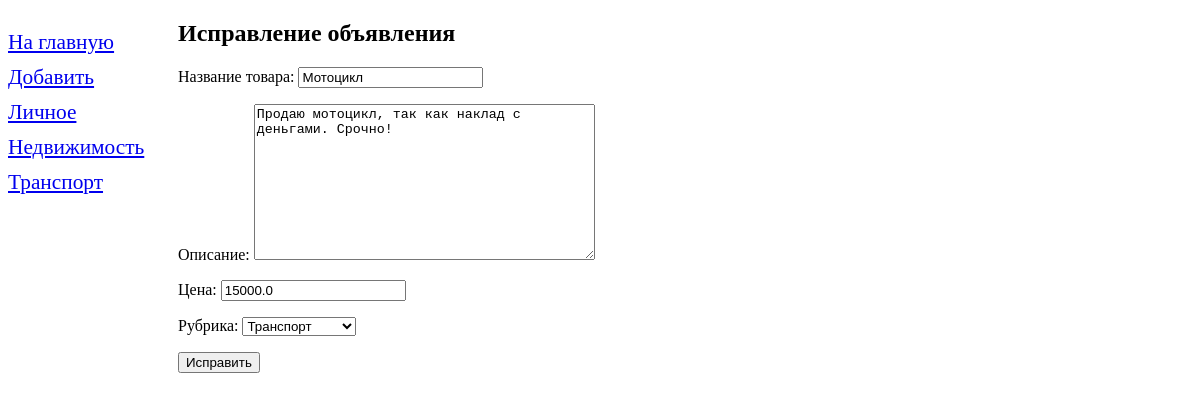
/bboard/edit/60, run on the app's committed database.
### bboard/models.py (models this page shows, shortened)
class Rubric(models.Model):
	name = models.CharField(max_length = 20, db_index = True, verbose_name = 'Название')
	def __str__(self):
		return self.name
	class Meta:
		verbose_name_plural = 'Рубрики'
		verbose_name = 'Рубрика'
		ordering = ['name']

class Bb(models.Model):
	title = models.CharField(max_length = 50, verbose_name = 'Название товара', validators = [validators.RegexValidator(regex = '')], error_messages = {'invalid':'Неправильное заполнение названия, уберите пожалуйста спец. символы'} ) # Текстовый тип данных, который говорит, что максимум 50 символов
	content = models.TextField(null = True, blank = True, verbose_name = 'Описание') # Тоже текстовый, но в этот раз неограничен по символам (необязателен к заполнению)
	price = models.FloatField(null = True, blank = True, verbose_name = 'Цена') # цифро-вещественный (необязателен)
	published = models.DateTimeField(auto_now_add = True, db_index = True, verbose_name = 'Дата публикации') # Дата и время (выставвляется само) db_index выставляет индексы в базе данных (понадобиться позже, когда будем соритровать по времени)
	rubric = models.ForeignKey('Rubric', null = True, on_delete = models.PROTECT, verbose_name = 'Рубрика') # Тут у нас связь один к многим (используется в выезжающем списке)
	class Meta:
		verbose_name_plural = 'Объявления' # Название модели в множественном числе
		verbose_name = 'Объявление' # Просто название модели
		ordering = ['-published'] # Соритровка полей по умолчанию

### bboard/views.py (the view)
# urls.py: path('edit/<int:pk>', BbEditView.as_view(), name = 'edit'), # Для изменения объявления
class BbEditView(SuccessMessageMixin, UpdateView): # Для изменения объявления
	model = Bb # Модель в которой будут происходит изменения
	form_class = BbForm # Форма в которую первоначальо занасились данные
	success_url = '/bboard' # Адрес куда будет перенапрвлен пользователь после смены данных
	success_message = 'Обявление "%(title)s" успешно изменено' # Тут нельзя почему-то использовать format
	def get_context_data (self, *args, **kwargs):
		context = super().get_context_data(*args, **kwargs)
		context['rubrics'] = Rubric.objects.all()
		return context

### bboard/forms.py
class BbForm(ModelForm):
	class Meta:
		model = Bb
		fields = ('title', 'content','price','rubric')

### bboard/templates/bboard/bb_form.html (shortened to what this page needs)
<!DOCTYPE html>
<html>
<head>
</head>
<body>
	{% extends 'layout/basic.html' %}
	{% block content %}
	<h1>Исправление объявления</h1>
	<form method="post">
		{{ form.as_p }}
		<input type="submit" value='Исправить'>
	</form>
	{% endblock %}

### bboard/templates/layout/basic.html (shortened to what this page needs)
{% load static%}
<!DOCTYPE html>
<html>
<head>
	<link rel="stylesheet" type="text/css" href="{% static 'bboard/style.css' %}">
</head>
<body>
	<nav>
		<a href="{% url 'index' %}">На главную</a>
		<a href="{% url 'add' %}">Добавить</a>
		{% for rubric in rubrics %}
		<a href="{% url 'by_rubric' rubric.pk %}">{{ rubric.name }}</a>
		{% endfor %}
	</nav>
	<section>
		{% block content %}
		{% endblock %}
	</section>
</body>
</html>

### bboard/static/bboard/style.css (style rules this page uses)
nav { font-size: 16pt; width: 150px; float: left; }
nav a { display: block; margin: 10px 0px; }
section { margin-left: 170px; }

### data on the page
Rubric: name "Личное"
Rubric: name "Недвижимость"
Rubric: name "Транспорт"
Bb: title "Мотоцикл", content "Продаю мотоцикл, так как наклад с деньгами. Срочно!", price "15000.0", rubric "Транспорт"
